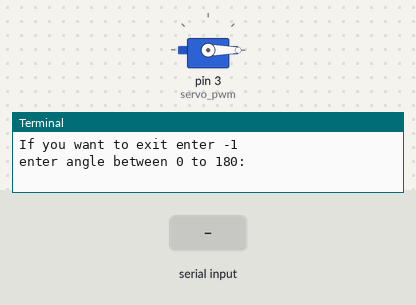
Recording of a program running on a simulated Raspberry Pi (header pin numbers). Shown: servo, the last lines printed to the terminal. The test bench sets the inputs (shaded band). Servo angles are drawn from the pulse width (0.5 ms = 0°, 2.5 ms = 180°).

Above: at 1.2 s.
1.3 s: "90" typed at the terminal, then Enter
At 3.5 s:
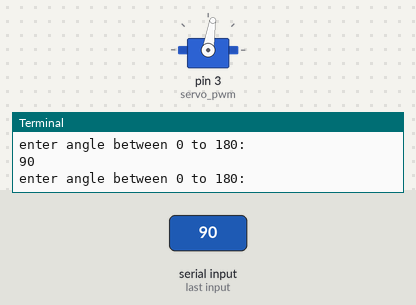
3.8 s: "5" typed at the terminal, then Enter
At 5.4 s:
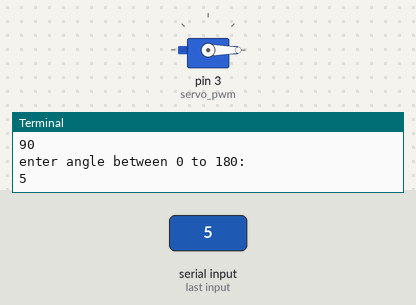
Timing chart, 0 to 6.9 s (numbered marks = the images above; inputs shaded):
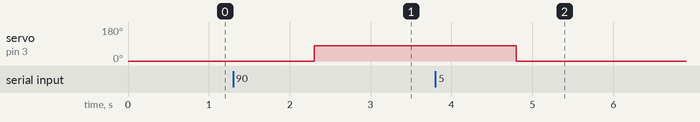

Measured:
- after the input at 1.3 s, servo on pin 3 (servo_pwm): 0° → 81° after 1.0 s
- after the input at 3.8 s, servo on pin 3 (servo_pwm): 81° → 0° after 1.0 s

The program:

user_input_servo.py
```python
import RPi.GPIO as gpio
from time import sleep

gpio.setwarnings(False)
gpio.setmode(gpio.BOARD)
gpio.setup(3,gpio.OUT)

servo_pwm=gpio.PWM(3,50) # pin no , freq
time=1

servo_pwm.start(2)#duty cycle for 0 deg
print("If you want to exit enter -1")
while True:

    try:

        user=int(input("enter angle between 0 to 180: "))
        duty_cycle=(10*user)//180  #0 to 10 duty cycle

        sleep(1)

        if (user<=180 and user>=0):
            servo_pwm.ChangeDutyCycle(duty_cycle+2)
            sleep(time)
            servo_pwm.ChangeDutyCycle(0)
        elif (user==-1):

           servo_pwm.stop()
           break
           #exit()
        else:
            print("enter valid input between 0 to 180")


    except ValueError:

        print("please enter only integers")
```
